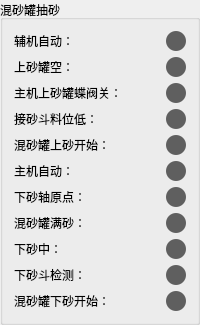
            <widget class="QGroupBox" name="groupBox_3">
             <property name="title">
              <string>混砂罐抽砂</string>
             </property>
             <layout class="QGridLayout" name="gridLayout_4">
              <item row="0" column="0">
               <widget class="QLabel" name="label_41">
                <property name="text">
                 <string>辅机自动：</string>
                </property>
               </widget>
              </item>
              <item row="0" column="1">
               <widget class="QLabel" name="label_33">
                <property name="minimumSize">
                 <size>
                  <width>20</width>
                  <height>20</height>
                 </size>
                </property>
                <property name="maximumSize">
                 <size>
                  <width>20</width>
                  <height>20</height>
                 </size>
                </property>
                <property name="styleSheet">
                 <string notr="true">border-radius: 10px;
background-color: rgb(95, 95, 95);</string>
                </property>
                <property name="text">
                 <string/>
                </property>
               </widget>
              </item>
              <item row="1" column="0">
               <widget class="QLabel" name="label_43">
                <property name="text">
                 <string>上砂罐空：</string>
                </property>
               </widget>
              </item>
              <item row="1" column="1">
               <widget class="QLabel" name="label_34">
                <property name="minimumSize">
                 <size>
                  <width>20</width>
                  <height>20</height>
                 </size>
                </property>
                <property name="maximumSize">
                 <size>
                  <width>20</width>
                  <height>20</height>
                 </size>
                </property>
                <property name="styleSheet">
                 <string notr="true">border-radius: 10px;
background-color: rgb(95, 95, 95);</string>
                </property>
                <property name="text">
                 <string/>
                </property>
               </widget>
              </item>
              <item row="2" column="0">
               <widget class="QLabel" name="label_44">
                <property name="text">
                 <string>主机上砂罐蝶阀关：</string>
                </property>
               </widget>
              </item>
              <item row="2" column="1">
               <widget class="QLabel" name="label_312">
                <property name="minimumSize">
                 <size>
                  <width>20</width>
                  <height>20</height>
                 </size>
                </property>
                <property name="maximumSize">
                 <size>
                  <width>20</width>
                  <height>20</height>
                 </size>
                </property>
                <property name="styleSheet">
                 <string notr="true">border-radius: 10px;
background-color: rgb(95, 95, 95);</string>
                </property>
                <property name="text">
                 <string/>
                </property>
               </widget>
              </item>
              <item row="3" column="0">
               <widget class="QLabel" name="label_45">
                <property name="text">
                 <string>接砂斗料位低：</string>
                </property>
               </widget>
              </item>
              <item row="3" column="1">
               <widget class="QLabel" name="label_310">
                <property name="minimumSize">
                 <size>
                  <width>20</width>
                  <height>20</height>
                 </size>
                </property>
                <property name="maximumSize">
                 <size>
                  <width>20</width>
                  <height>20</height>
                 </size>
                </property>
                <property name="styleSheet">
                 <string notr="true">border-radius: 10px;
background-color: rgb(95, 95, 95);</string>
                </property>
                <property name="text">
                 <string/>
                </property>
               </widget>
              </item>
              <item row="4" column="0">
               <widget class="QLabel" name="label_46">
                <property name="text">
                 <string>混砂罐上砂开始：</string>
                </property>
               </widget>
              </item>
              <item row="4" column="1">
               <widget class="QLabel" name="label_309">
                <property name="minimumSize">
                 <size>
                  <width>20</width>
                  <height>20</height>
                 </size>
                </property>
                <property name="maximumSize">
                 <size>
                  <width>20</width>
                  <height>20</height>
                 </size>
                </property>
                <property name="styleSheet">
                 <string notr="true">border-radius: 10px;
background-color: rgb(95, 95, 95);</string>
                </property>
                <property name="text">
                 <string/>
                </property>
               </widget>
              </item>
              <item row="5" column="0">
               <widget class="QLabel" name="label_47">
                <property name="text">
                 <string>主机自动：</string>
                </property>
               </widget>
              </item>
              <item row="5" column="1">
               <widget class="QLabel" name="label_311">
                <property name="minimumSize">
                 <size>
                  <width>20</width>
                  <height>20</height>
                 </size>
                </property>
                <property name="maximumSize">
                 <size>
                  <width>20</width>
                  <height>20</height>
                 </size>
                </property>
                <property name="styleSheet">
                 <string notr="true">border-radius: 10px;
background-color: rgb(95, 95, 95);</string>
                </property>
                <property name="text">
                 <string/>
                </property>
               </widget>
              </item>
              <item row="6" column="0">
               <widget class="QLabel" name="label_49">
                <property name="text">
                 <string>下砂轴原点：</string>
                </property>
               </widget>
              </item>
              <item row="6" column="1">
               <widget class="QLabel" name="label_313">
                <property name="minimumSize">
                 <size>
                  <width>20</width>
                  <height>20</height>
                 </size>
                </property>
                <property name="maximumSize">
                 <size>
                  <width>20</width>
                  <height>20</height>
                 </size>
                </property>
                <property name="styleSheet">
                 <string notr="true">border-radius: 10px;
background-color: rgb(95, 95, 95);</string>
                </property>
                <property name="text">
                 <string/>
                </property>
               </widget>
              </item>
              <item row="7" column="0">
               <widget class="QLabel" name="label_51">
                <property name="text">
                 <string>混砂罐满砂：</string>
                </property>
               </widget>
              </item>
              <item row="7" column="1">
               <widget class="QLabel" name="label_315">
                <property name="minimumSize">
                 <size>
                  <width>20</width>
                  <height>20</height>
                 </size>
                </property>
                <property name="maximumSize">
                 <size>
                  <width>20</width>
                  <height>20</height>
                 </size>
                </property>
                <property name="styleSheet">
                 <string notr="true">border-radius: 10px;
background-color: rgb(95, 95, 95);</string>
                </property>
                <property name="text">
                 <string/>
                </property>
               </widget>
              </item>
              <item row="8" column="0">
               <widget class="QLabel" name="label_52">
                <property name="text">
                 <string>下砂中：</string>
                </property>
               </widget>
              </item>
              <item row="8" column="1">
               <widget class="QLabel" name="label_314">
                <property name="minimumSize">
                 <size>
                  <width>20</width>
                  <height>20</height>
                 </size>
                </property>
                <property name="maximumSize">
                 <size>
                  <width>20</width>
                  <height>20</height>
                 </size>
                </property>
                <property name="styleSheet">
                 <string notr="true">border-radius: 10px;
background-color: rgb(95, 95, 95);</string>
                </property>
                <property name="text">
                 <string/>
                </property>
               </widget>
              </item>
              <item row="9" column="0">
               <widget class="QLabel" name="label_54">
                <property name="text">
                 <string>下砂斗检测：</string>
                </property>
               </widget>
              </item>
              <item row="9" column="1">
               <widget class="QLabel" name="label_308">
                <property name="minimumSize">
                 <size>
                  <width>20</width>
                  <height>20</height>
                 </size>
                </property>
                <property name="maximumSize">
                 <size>
                  <width>20</width>
                  <height>20</height>
                 </size>
                </property>
                <property name="styleSheet">
                 <string notr="true">border-radius: 10px;
background-color: rgb(95, 95, 95);</string>
                </property>
                <property name="text">
                 <string/>
                </property>
               </widget>
              </item>
              <item row="10" column="0">
               <widget class="QLabel" name="label_62">
                <property name="text">
                 <string>混砂罐下砂开始：</string>
                </property>
               </widget>
              </item>
              <item row="10" column="1">
               <widget class="QLabel" name="label_316">
                <property name="minimumSize">
                 <size>
                  <width>20</width>
                  <height>20</height>
                 </size>
                </property>
                <property name="maximumSize">
                 <size>
                  <width>20</width>
                  <height>20</height>
                 </size>
                </property>
                <property name="styleSheet">
                 <string notr="true">border-radius: 10px;
background-color: rgb(95, 95, 95);</string>
                </property>
                <property name="text">
                 <string/>
                </property>
               </widget>
              </item>
             </layout>
            </widget>
